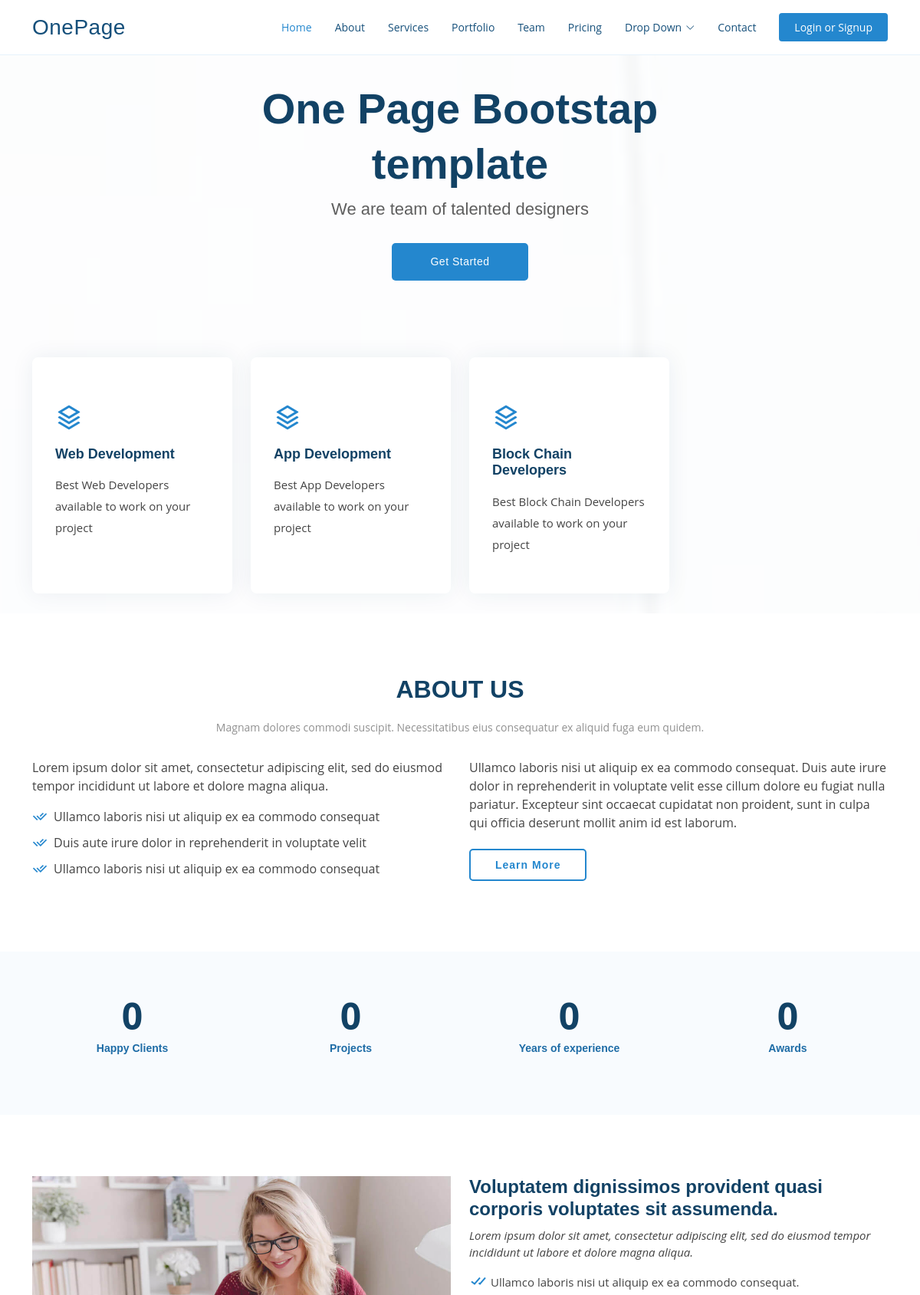
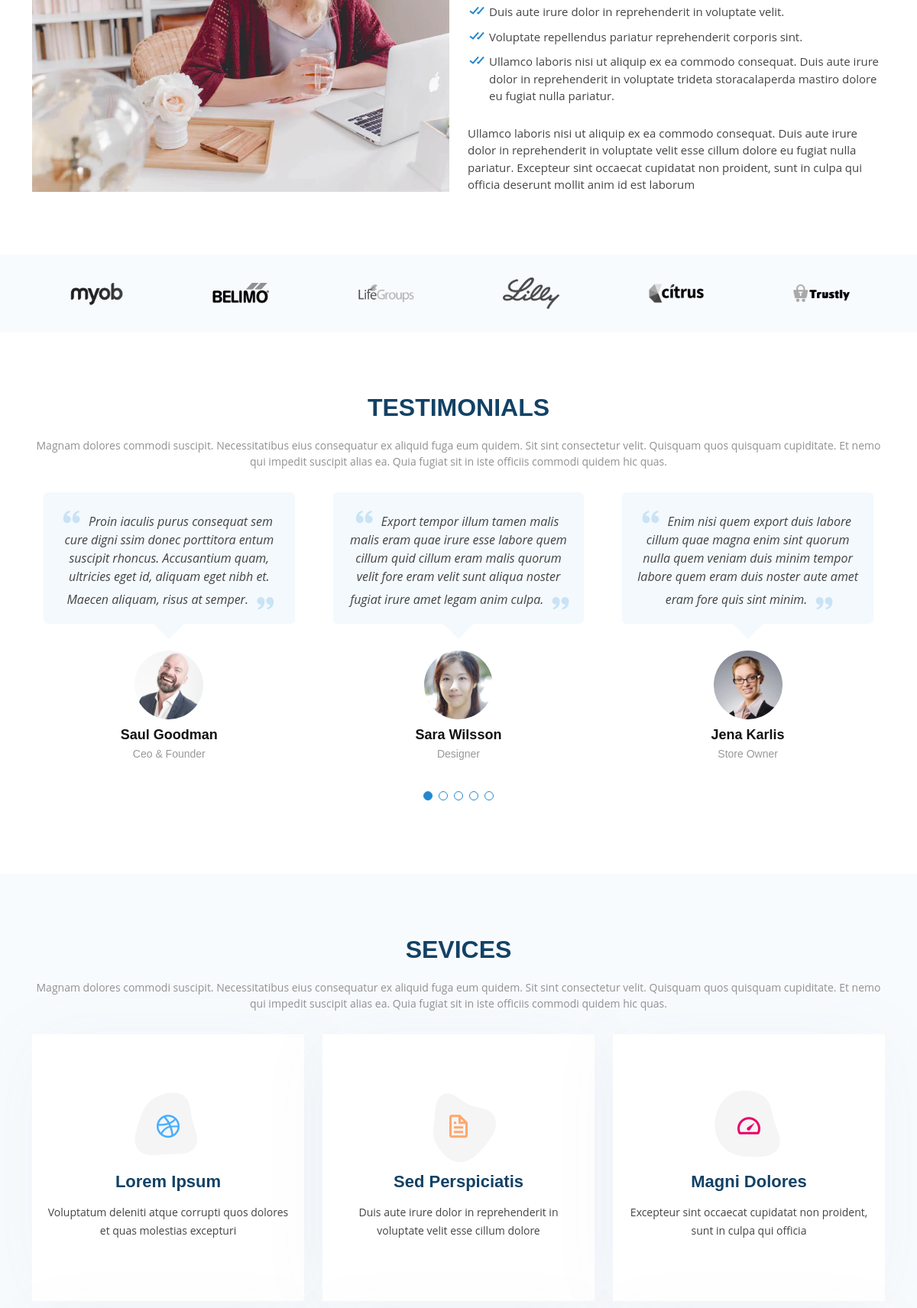
The page / (upper part) on the database its author committed (2 pictures, top to bottom).
### myapp/models.py (models this page shows)
class Features(models.Model):
    name = models.CharField(max_length=100)
    details = models.CharField(max_length=700)

### myapp/views.py (the view)
# urls.py: path('', views.index, name='index'),
def index(request):
    features = Features.objects.all()
    return render(request, 'index.html', {'features': features})

### templates/index.html (shortened to what this page needs)
{% load static %}
<!DOCTYPE html>
<html lang="en">
<head>
  <link href="{% static 'assets/vendor/aos/aos.css' %}" rel="stylesheet">
  <link href="{% static 'assets/vendor/bootstrap/css/bootstrap.min.css' %}" rel="stylesheet">
  <link href="{% static 'assets/vendor/bootstrap-icons/bootstrap-icons.css' %}" rel="stylesheet">
  <link href="{% static 'assets/vendor/boxicons/css/boxicons.min.css' %}" rel="stylesheet">
  <link href="{% static 'assets/vendor/glightbox/css/glightbox.min.css' %}" rel="stylesheet">
  <link href="{% static 'assets/vendor/remixicon/remixicon.css' %}" rel="stylesheet">
  <link href="{% static 'assets/vendor/swiper/swiper-bundle.min.css' %}" rel="stylesheet">
  <link  rel="stylesheet" href="{% static 'assets/css/style.css' %}">
</head>
<body>
  <header id="header" class="fixed-top">
    <div class="container d-flex align-items-center justify-content-between">
      <h1 class="logo"><a href="index.html">OnePage</a></h1>
      <nav id="navbar" class="navbar">
        <ul>
          <li><a class="nav-link scrollto active" href="#hero">Home</a></li>
          <li><a class="nav-link scrollto" href="#about">About</a></li>
          <li><a class="nav-link scrollto" href="#services">Services</a></li>
          <li><a class="nav-link scrollto o" href="#portfolio">Portfolio</a></li>
          <li><a class="nav-link scrollto" href="#team">Team</a></li>
          <li><a class="nav-link scrollto" href="#pricing">Pricing</a></li>
          <li class="dropdown"><a href="#"><span>Drop Down</span> <i class="bi bi-chevron-down"></i></a>
          </li>
          <li><a class="nav-link scrollto" href="#contact">Contact</a></li>
          {% if user.is_authenticated %}
          <li><a class="getstarted scrollto" href="logout">Logout</a></li>
        {% else %}
        <li><a class="getstarted scrollto" href="login">Login or Signup</a></li>
        {% endif %}
        </ul>
      </nav>
    </div>
  </header>
  <section id="hero" class="d-flex align-items-center">
    <div class="container position-relative" data-aos="fade-up" data-aos-delay="100">
      <div class="row justify-content-center">
        <div class="col-xl-7 col-lg-9 text-center">
          {% if user.is_authenticated %}
          <h1>Welcome {{user.username}}</h1>
          {% else %}
          <h1>One Page Bootstap template</h1>
          {% endif %}
          <h2>We are team of talented designers</h2>
        </div>
      </div>
      <div class="text-center">
        <a href="#about" class="btn-get-started scrollto">Get Started</a>
      </div>
      <div class="row icon-boxes">
        {% for feature in features %}
        <div class="col-md-6 col-lg-3 d-flex align-items-stretch mb-5 mb-lg-0" data-aos="zoom-in" data-aos-delay="200">
          <div class="icon-box">
            <div class="icon"><i class="ri-stack-line"></i></div>
            <h4 class="title"><a href="">{{feature.name}}</a></h4>
            <p class="description">{{feature.details}}</p>
          </div>
        </div>
        {% endfor %}
      </div>
    </div>
  </section>
  <main id="main">
    <section id="about" class="about">
      <div class="container" data-aos="fade-up">
        <div class="section-title">
          <h2>About Us</h2>
          <p>Magnam dolores commodi suscipit. Necessitatibus eius consequatur ex aliquid fuga eum quidem. </p>
        </div>
        <div class="row content">
          <div class="col-lg-6">
            <p>
              Lorem ipsum dolor sit amet, consectetur adipiscing elit, sed do eiusmod tempor incididunt ut labore et dolore
              magna aliqua.
            </p>
            <ul>
              <li><i class="ri-check-double-line"></i> Ullamco laboris nisi ut aliquip ex ea commodo consequat</li>
              <li><i class="ri-check-double-line"></i> Duis aute irure dolor in reprehenderit in voluptate velit</li>
              <li><i class="ri-check-double-line"></i> Ullamco laboris nisi ut aliquip ex ea commodo consequat</li>
            </ul>
          </div>
          <div class="col-lg-6 pt-4 pt-lg-0">
            <p>
              Ullamco laboris nisi ut aliquip ex ea commodo consequat. Duis aute irure dolor in reprehenderit in voluptate
              velit esse cillum dolore eu fugiat nulla pariatur. Excepteur sint occaecat cupidatat non proident, sunt in
              culpa qui officia deserunt mollit anim id est laborum.
            </p>
            <a href="#" class="btn-learn-more">Learn More</a>
          </div>
        </div>
      </div>
    </section>
    <section id="counts" class="counts section-bg">
      <div class="container">
        <div class="row justify-content-end">
          <div class="col-lg-3 col-md-5 col-6 d-md-flex align-items-md-stretch">
            <div class="count-box">
              <span data-purecounter-start="0" data-purecounter-end="65" data-purecounter-duration="2" class="purecounter"></span>
              <p>Happy Clients</p>
            </div>
          </div>
          <div class="col-lg-3 col-md-5 col-6 d-md-flex align-items-md-stretch">
            <div class="count-box">
              <span data-purecounter-start="0" data-purecounter-end="85" data-purecounter-duration="2" class="purecounter"></span>
              <p>Projects</p>
            </div>
          </div>
          <div class="col-lg-3 col-md-5 col-6 d-md-flex align-items-md-stretch">
            <div class="count-box">
              <span data-purecounter-start="0" data-purecounter-end="30" data-purecounter-duration="2" class="purecounter"></span>
              <p>Years of experience</p>
            </div>
          </div>
          <div class="col-lg-3 col-md-5 col-6 d-md-flex align-items-md-stretch">
            <div class="count-box">
              <span data-purecounter-start="0" data-purecounter-end="20" data-purecounter-duration="2" class="purecounter"></span>
              <p>Awards</p>
            </div>
          </div>
        </div>
      </div>
    </section>
    <section id="about-video" class="about-video">
      <div class="container" data-aos="fade-up">
        <div class="row">
          <div class="col-lg-6 video-box align-self-baseline" data-aos="fade-right" data-aos-delay="100">
            <img src="{% static 'assets/img/about-video.jpg' %}" class="img-fluid" alt="">
          </div>
          <div class="col-lg-6 pt-3 pt-lg-0 content" data-aos="fade-left" data-aos-delay="100">
            <h3>Voluptatem dignissimos provident quasi corporis voluptates sit assumenda.</h3>
            <p class="fst-italic">
              Lorem ipsum dolor sit amet, consectetur adipiscing elit, sed do eiusmod tempor incididunt ut labore et dolore
              magna aliqua.
            </p>
            <ul>
              <li><i class="bx bx-check-double"></i> Ullamco laboris nisi ut aliquip ex ea commodo consequat.</li>
              <li><i class="bx bx-check-double"></i> Duis aute irure dolor in reprehenderit in voluptate velit.</li>
              <li><i class="bx bx-check-double"></i> Voluptate repellendus pariatur reprehenderit corporis sint.</li>
              <li><i class="bx bx-check-double"></i> Ullamco laboris nisi ut aliquip ex ea commodo consequat. Duis aute irure dolor in reprehenderit in voluptate trideta storacalaperda mastiro dolore eu fugiat nulla pariatur.</li>
            </ul>
            <p>
              Ullamco laboris nisi ut aliquip ex ea commodo consequat. Duis aute irure dolor in reprehenderit in voluptate
              velit esse cillum dolore eu fugiat nulla pariatur. Excepteur sint occaecat cupidatat non proident, sunt in
              culpa qui officia deserunt mollit anim id est laborum
            </p>
          </div>
        </div>
      </div>
    </section>
    <section id="clients" class="clients section-bg">
      <div class="container">
        <div class="row">
          <div class="col-lg-2 col-md-4 col-6 d-flex align-items-center justify-content-center" data-aos="zoom-in">
            <img src="{% static 'assets/img/clients/client-1.png' %}" class="img-fluid" alt="">
          </div>
          <div class="col-lg-2 col-md-4 col-6 d-flex align-items-center justify-content-center" data-aos="zoom-in">
            <img src="{% static 'assets/img/clients/client-2.png' %}" class="img-fluid" alt="">
          </div>
          <div class="col-lg-2 col-md-4 col-6 d-flex align-items-center justify-content-center" data-aos="zoom-in">
            <img src="{% static 'assets/img/clients/client-3.png' %}" class="img-fluid" alt="">
          </div>
          <div class="col-lg-2 col-md-4 col-6 d-flex align-items-center justify-content-center" data-aos="zoom-in">
            <img src="{% static 'assets/img/clients/client-4.png' %}" class="img-fluid" alt="">
          </div>
          <div class="col-lg-2 col-md-4 col-6 d-flex align-items-center justify-content-center" data-aos="zoom-in">
            <img src="{% static 'assets/img/clients/client-5.png' %}" class="img-fluid" alt="">
          </div>
          <div class="col-lg-2 col-md-4 col-6 d-flex align-items-center justify-content-center" data-aos="zoom-in">
            <img src="{% static 'assets/img/clients/client-6.png' %}" class="img-fluid" alt="">
          </div>
        </div>
      </div>
    </section>
    <section id="testimonials" class="testimonials">
      <div class="container" data-aos="fade-up">
        <div class="section-title">
          <h2>Testimonials</h2>
          <p>Magnam dolores commodi suscipit. Necessitatibus eius consequatur ex aliquid fuga eum quidem. Sit sint consectetur velit. Quisquam quos quisquam cupiditate. Et nemo qui impedit suscipit alias ea. Quia fugiat sit in iste officiis commodi quidem hic quas.</p>
        </div>
        <div class="testimonials-slider swiper" data-aos="fade-up" data-aos-delay="100">
          <div class="swiper-wrapper">
            <div class="swiper-slide">
              <div class="testimonial-item">
                <p>
                  <i class="bx bxs-quote-alt-left quote-icon-left"></i>
                  Proin iaculis purus consequat sem cure digni ssim donec porttitora entum suscipit rhoncus. Accusantium quam, ultricies eget id, aliquam eget nibh et. Maecen aliquam, risus at semper.
                  <i class="bx bxs-quote-alt-right quote-icon-right"></i>
                </p>
                <img src="{% static 'assets/img/testimonials/testimonials-1.jpg' %}" class="testimonial-img" alt="">
                <h3>Saul Goodman</h3>
                <h4>Ceo &amp; Founder</h4>
              </div>
            </div>
            <div class="swiper-slide">
              <div class="testimonial-item">
                <p>
                  <i class="bx bxs-quote-alt-left quote-icon-left"></i>
                  Export tempor illum tamen malis malis eram quae irure esse labore quem cillum quid cillum eram malis quorum velit fore eram velit sunt aliqua noster fugiat irure amet legam anim culpa.
                  <i class="bx bxs-quote-alt-right quote-icon-right"></i>
                </p>
                <img src="{% static 'assets/img/testimonials/testimonials-2.jpg' %}" class="testimonial-img" alt="">
                <h3>Sara Wilsson</h3>
                <h4>Designer</h4>
              </div>
            </div>
            <div class="swiper-slide">
              <div class="testimonial-item">
                <p>
                  <i class="bx bxs-quote-alt-left quote-icon-left"></i>
                  Enim nisi quem export duis labore cillum quae magna enim sint quorum nulla quem veniam duis minim tempor labore quem eram duis noster aute amet eram fore quis sint minim.
                  <i class="bx bxs-quote-alt-right quote-icon-right"></i>
                </p>
                <img src="{% static 'assets/img/testimonials/testimonials-3.jpg' %}" class="testimonial-img" alt="">
                <h3>Jena Karlis</h3>
                <h4>Store Owner</h4>
              </div>
            </div>
          </div>
          <div class="swiper-pagination"></div>
        </div>
      </div>
    </section>
    <section id="services" class="services section-bg">
      <div class="container" data-aos="fade-up">
        <div class="section-title">
          <h2>Sevices</h2>
          <p>Magnam dolores commodi suscipit. Necessitatibus eius consequatur ex aliquid fuga eum quidem. Sit sint consectetur velit. Quisquam quos quisquam cupiditate. Et nemo qui impedit suscipit alias ea. Quia fugiat sit in iste officiis commodi quidem hic quas.</p>
        </div>
        <div class="row">
          <div class="col-lg-4 col-md-6 d-flex align-items-stretch" data-aos="zoom-in" data-aos-delay="100">
            <div class="icon-box iconbox-blue">
              <div class="icon">
                <i class="bx bxl-dribbble"></i>
              </div>
              <h4><a href="">Lorem Ipsum</a></h4>
              <p>Voluptatum deleniti atque corrupti quos dolores et quas molestias excepturi</p>
            </div>
          </div>
          <div class="col-lg-4 col-md-6 d-flex align-items-stretch mt-4 mt-md-0" data-aos="zoom-in" data-aos-delay="200">
            <div class="icon-box iconbox-orange ">
              <div class="icon">
                <i class="bx bx-file"></i>
              </div>
              <h4><a href="">Sed Perspiciatis</a></h4>
              <p>Duis aute irure dolor in reprehenderit in voluptate velit esse cillum dolore</p>
            </div>
          </div>
          <div class="col-lg-4 col-md-6 d-flex align-items-stretch mt-4 mt-lg-0" data-aos="zoom-in" data-aos-delay="300">
            <div class="icon-box iconbox-pink">
              <div class="icon">
                <i class="bx bx-tachometer"></i>
              </div>
              <h4><a href="">Magni Dolores</a></h4>
              <p>Excepteur sint occaecat cupidatat non proident, sunt in culpa qui officia</p>
            </div>
          </div>
        </div>
      </div>
    </section>
  </main>
</body>
</html>

### rows shown on the page
Features: name "Web Development", details "Best Web Developers available to work on your project"
Features: name "App Development", details "Best App Developers available to work on your project"
Features: name "Block Chain Developers", details "Best Block Chain Developers available to work on your project"
